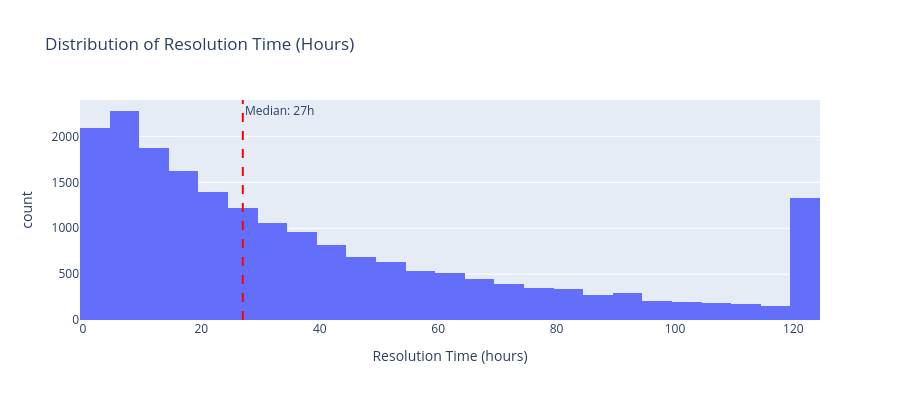

Notebook source saved alongside this figure:
### Code cell
# Resolution time histogram
fig = px.histogram(
    df, x='Resolution_Time_Hours', nbins=50,
    title='Distribution of Resolution Time (Hours)',
    labels={'Resolution_Time_Hours': 'Resolution Time (hours)'},
    color_discrete_sequence=['#636EFA']
)
fig.add_vline(x=df['Resolution_Time_Hours'].median(), line_dash='dash', 
              line_color='red', annotation_text=f'Median: {df["Resolution_Time_Hours"].median():.0f}h')
fig.update_layout(height=400)
fig.show()

print(f'Resolution time statistics:')
print(f'  Mean: {df["Resolution_Time_Hours"].mean():.1f}h')
print(f'  Median: {df["Resolution_Time_Hours"].median():.0f}h')
print(f'  Min: {df["Resolution_Time_Hours"].min():.0f}h')
print(f'  Max: {df["Resolution_Time_Hours"].max():.0f}h')

### Figure 1 — Plotly figure (JSON) as saved in the notebook; plotly's stock layout.template omitted (floating-point values rounded to 4 significant figures; data arrays with more than 128 entries replaced by an {"elided": "..."} marker saying what was removed)
{"data": [{"bingroup": "x", "hovertemplate": "Resolution Time (hours)=%{x}<br>count=%{y}<extra></extra>", "legendgroup": "", "marker": {"color": "#636EFA", "pattern": {"shape": ""}}, "name": "", "nbinsx": 50, "orientation": "v", "showlegend": false, "type": "histogram", "x": {"elided": "20000 int values"}, "xaxis": "x", "yaxis": "y"}], "layout": {"annotations": [{"showarrow": false, "text": "Median: 27h", "x": 27, "xanchor": "left", "xref": "x", "y": 1, "yanchor": "top", "yref": "y domain"}], "barmode": "relative", "height": 400, "legend": {"tracegroupgap": 0}, "shapes": [{"line": {"color": "red", "dash": "dash"}, "type": "line", "x0": 27, "x1": 27, "xref": "x", "y0": 0, "y1": 1, "yref": "y domain"}], "title": {"text": "Distribution of Resolution Time (Hours)"}, "xaxis": {"anchor": "y", "domain": [0, 1], "title": {"text": "Resolution Time (hours)"}}, "yaxis": {"anchor": "x", "domain": [0, 1], "title": {"text": "count"}}}}
